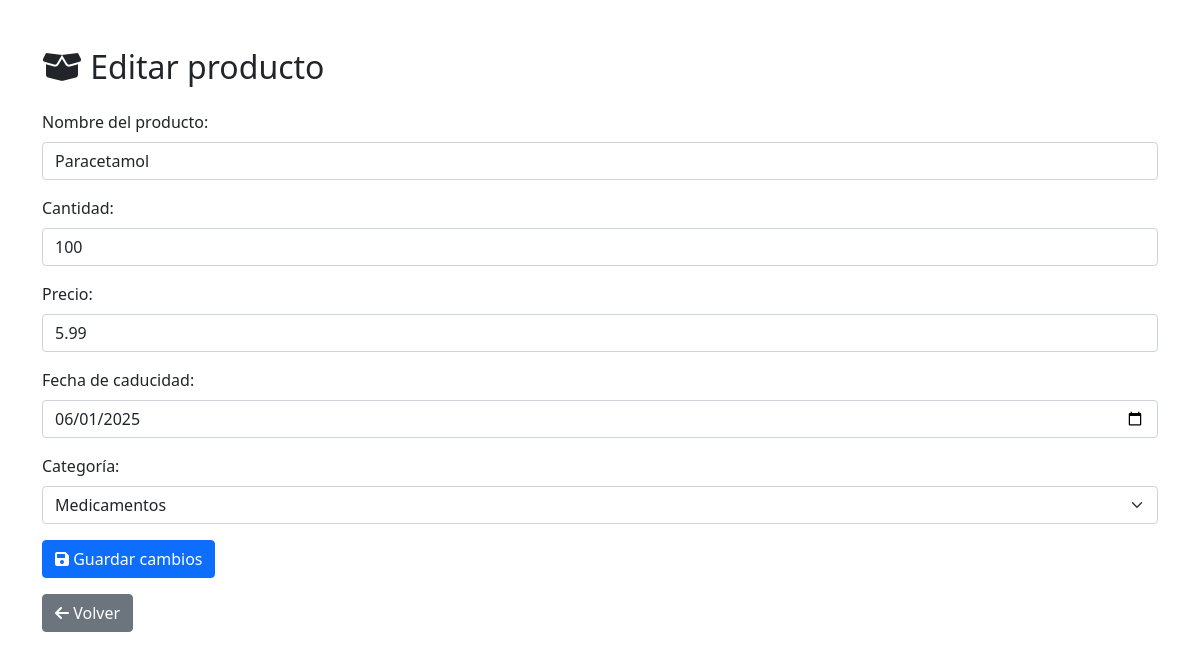
Before: /productosDB/edit/1 (signed in) with the older database file.
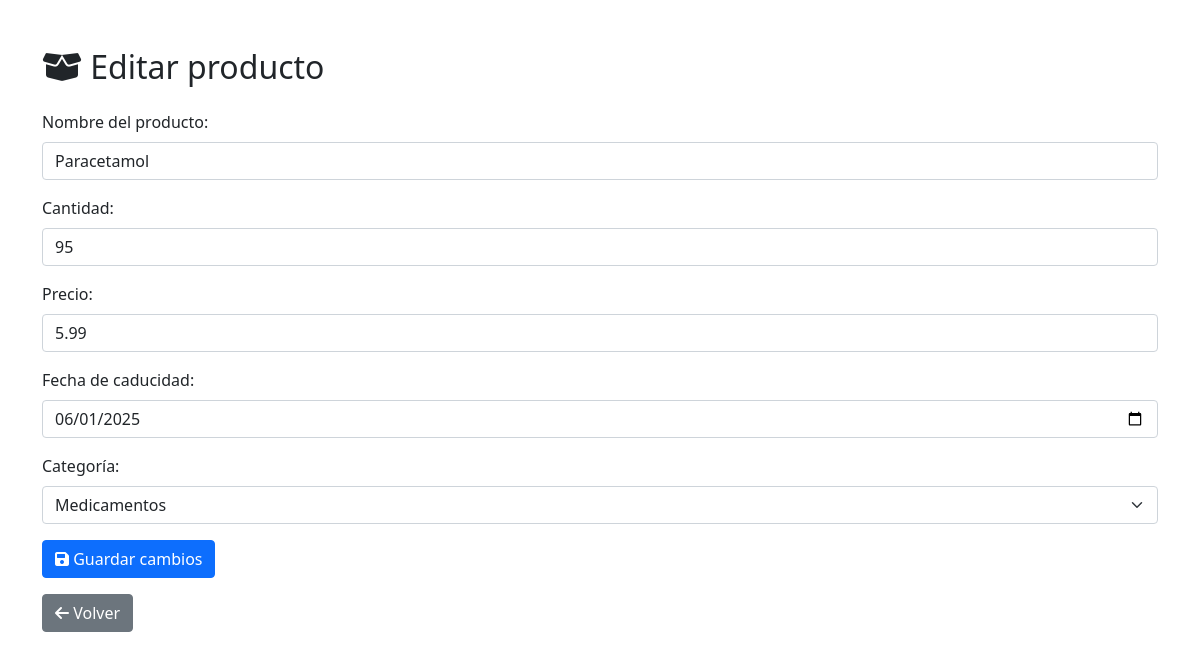
After: the same page with the newer database file.
### models.py (models this page shows)
class Producto(db.Model):
    __tablename__ = 'productos'
    producto_ID = db.Column(db.Integer, primary_key=True, autoincrement=True)
    categoria_FK = db.Column(db.Integer, db.ForeignKey('categoria.categoria_ID', ondelete='CASCADE'), nullable=False)
    nombre_producto = db.Column(db.String(150), nullable=False)
    cantidad = db.Column(db.Integer, nullable=False)
    precio = db.Column(db.Numeric(10,2), nullable=False)
    fecha_caducidad = db.Column(db.Date, nullable=False)
    facturas_detalle = db.relationship('FacturaDetalle', backref='producto', cascade='all, delete')
    inventario = db.relationship('Inventario', backref='producto', cascade='all, delete')

### app.py (the view)
@app.route('/productosDB/edit/<int:id>', methods=['GET'])
@login_required
def edit_producto(id):
    if Rol.query.get(current_user.rol_FK).rol_usuario != "administrador":
        return jsonify({"error": "Acceso no autorizado"}), 403
    producto = Producto.query.get_or_404(id)
    categorias = Categoria.query.all()
    return render_template('edit_producto.html', producto=producto, categorias=categorias                                                                                                     )

### app.py (called while the page is built)
@login_manager.user_loader
def load_user(user_id):
    return db.session.get(Usuario, int(user_id))

### templates/edit_producto.html (shortened to what this page needs)
<!DOCTYPE html>
<html lang="es">
<head>
    <link href="https://cdn.jsdelivr.net/npm/bootstrap@5.1.3/dist/css/bootstrap.min.css" rel="stylesheet">
    <link href="https://cdnjs.cloudflare.com/ajax/libs/font-awesome/6.0.0-beta3/css/all.min.css" rel="stylesheet">
</head>
<body>
<div class="container mt-5">
    <h2 class="mb-4"><i class="fas fa-box-open"></i> Editar producto</h2>
    <form action="{{ url_for('update_producto', id=producto.producto_ID) }}" method="POST">
        <div class="mb-3">
            <label for="nombre_producto" class="form-label">Nombre del producto:</label>
            <input type="text" class="form-control" id="nombre_producto" name="nombre_producto" value="{{ producto.nombre_producto }}" required>
        </div>
        <div class="mb-3">
            <label for="cantidad" class="form-label">Cantidad:</label>
            <input type="number" class="form-control" id="cantidad" name="cantidad" value="{{ producto.cantidad }}" required>
        </div>
        <div class="mb-3">
            <label for="precio" class="form-label">Precio:</label>
            <input type="number" step="0.01" class="form-control" id="precio" name="precio" value="{{ producto.precio }}" required>
        </div>
        <div class="mb-3">
            <label for="fecha_caducidad" class="form-label">Fecha de caducidad:</label>
            <input type="date" class="form-control" id="fecha_caducidad" name="fecha_caducidad" value="{{ producto.fecha_caducidad.strftime('%Y-%m-%d') }}" required>
        </div>
        <div class="mb-3">
            <label for="categoria" class="form-label">Categoría:</label>
            <select class="form-select" id="categoria" name="categoria_ID" required>
                {% for categoria in categorias %}
                    <option value="{{ categoria.categoria_ID }}"
                        {% if categoria.categoria_ID == producto.categoria_ID %}selected{% endif %}>
                        {{ categoria.nombre_categoria }}
                    </option>
                {% endfor %}
            </select>
        </div>
        <button type="submit" class="btn btn-primary"><i class="fas fa-save"></i> Guardar cambios</button>
    </form>
    <a href="{{ url_for('productosDB') }}" class="btn btn-secondary mt-3"><i class="fas fa-arrow-left"></i> Volver</a>
</div>
</body>
</html>

Changed rows visible on the page:
changed Producto "Paracetamol": cantidad "100" → "95"
